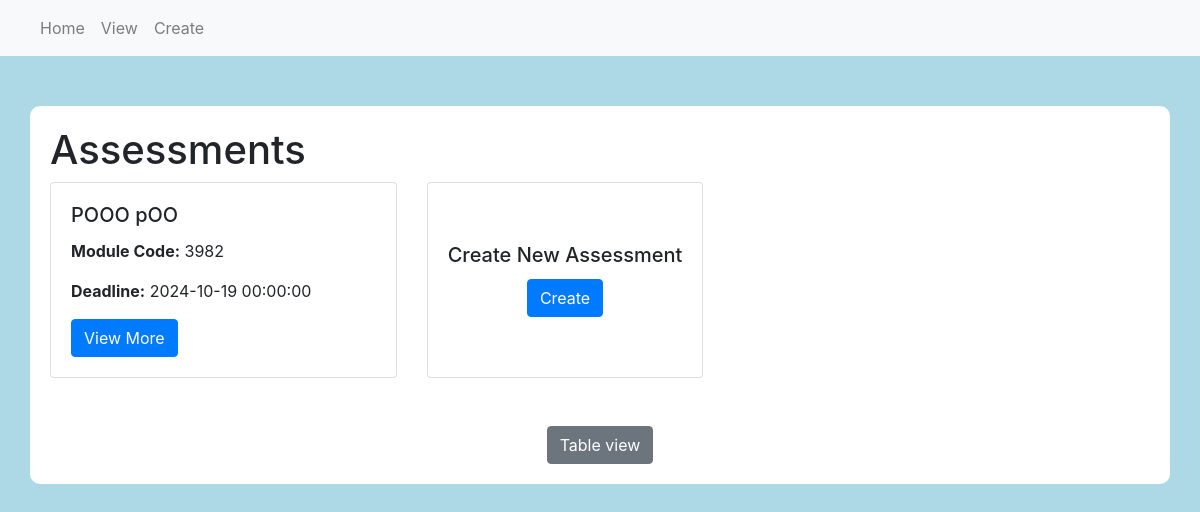
Before: / with the older database file.
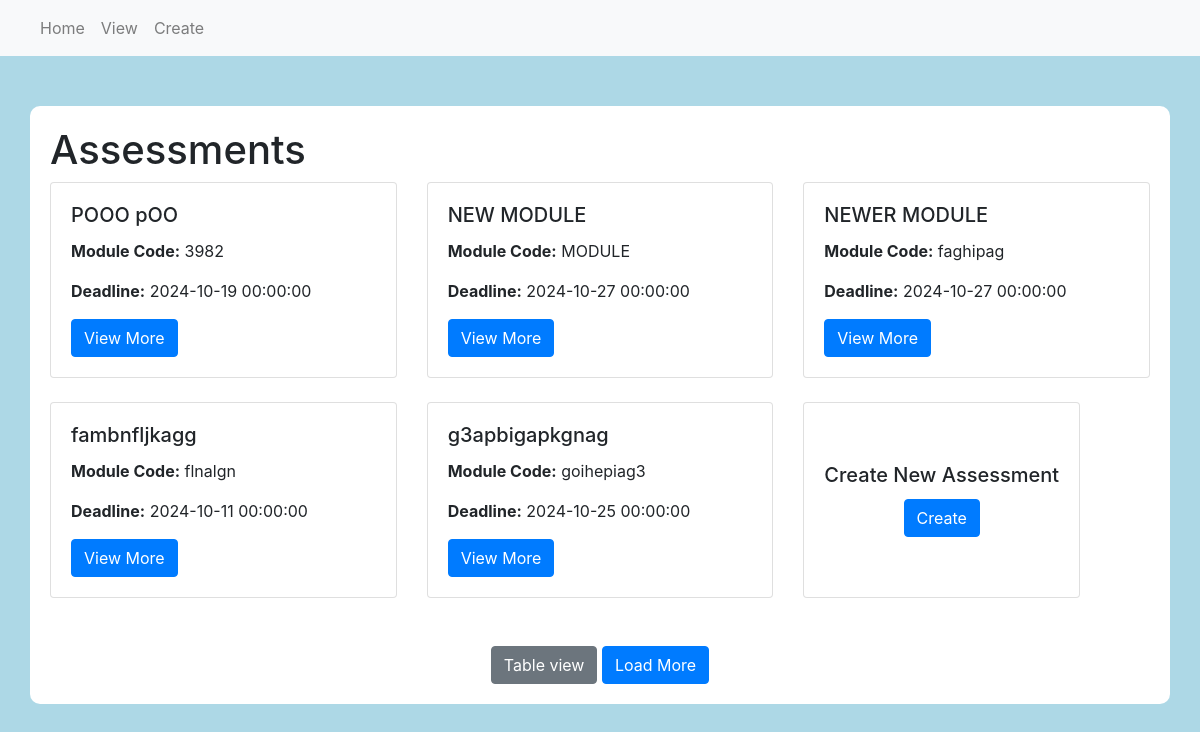
After: the same page with the newer database file.
### app/models.py (models this page shows)
class Assessments(db.Model):
    id = db.Column(db.Integer, primary_key=True)
    title = db.Column(db.String(500), index=True, unique=True)
    moduleCode = db.Column(db.Integer)
    deadline = db.Column(db.DateTime)
    description = db.Column(db.String(500))
    status = db.Column(db.Boolean)

### app/views.py (the view)
@app.route('/')
def home():
    limit = request.args.get('limit',5,type = int)
    assessments = Assessments.query.limit(limit).all()
    total_assessments = Assessments.query.count() #total rows
    return render_template('home.html', assessments=assessments, total_assessments= total_assessments, limit = limit)

### app/templates/home.html
{% extends "base.html" %} {% block content %}
<div class="container">
  <h1>Assessments</h1>
  <div class="row">
    {% for assessment in assessments %}
    <div class="col-md-4">
      <div class="card mb-4">
        <div class="card-body">
          <h5 class="card-title">{{ assessment.title }}</h5>
          <p class="card-text">
            <strong>Module Code:</strong> {{ assessment.moduleCode }}
          </p>
          <p class="card-text">
            <strong>Deadline:</strong> {{ assessment.deadline }}
          </p>
          <a
            href="{{ url_for('view_assessment', assessment_id=assessment.id) }}"
            class="btn btn-primary"
            >View More</a
          >
        </div>
      </div>
    </div>
    {% endfor %}
    <div class="col-md-4 d-flex align-items-stretch">
      <div class="card mb-4">
        <div
          class="card-body d-flex flex-column justify-content-center align-items-center"
        >
          <h5 class="card-title">Create New Assessment</h5>
          <a href="{{ url_for('create_assessment') }}" class="btn btn-primary"
            >Create</a
          >
        </div>
      </div>
    </div>
  </div>
  <div class="row mt-4">
    <div class="col text-center">
      <a href="{{ url_for('view') }}" class="btn btn-secondary">Table view</a>
      {% if limit < total_assessments %}
      <a
        href="{{ url_for('home', limit=total_assessments) }}"
        class="btn btn-primary"
        >Load More</a
      >
      {% endif %}
    </div>
  </div>
</div>
{% endblock %}

### app/templates/base.html (shortened to what this page needs)
<!DOCTYPE html>
<html>
  <head>
    <link
      rel="stylesheet"
      href="https://stackpath.bootstrapcdn.com/bootstrap/4.2.1/css/bootstrap.min.css"
    />
    <link
      rel="stylesheet"
      href="{{ url_for('static', filename='style.css') }}"
    />
  </head>
  <body>
    <nav class="navbar navbar-expand-sm navbar-light bg-light">
      <div class="collapse navbar-collapse" id="navbarSupportedContent">
        <ul class="navbar-nav mr-auto">
          <li class="nav-item">
            <a class="nav-link" href="/"
              >Home <span class="sr-only">(current)</span></a
            >
          </li>
          <li class="nav-item">
            <a class="nav-link" href="/view">View</a>
          </li>
          <li class="nav-item">
            <a class="nav-link" href="/create_assessment">Create</a>
          </li>
        </ul>
      </div>
    </nav>
    <div class="content">{% block content %} {% endblock %}</div>
  </body>
</html>

### app/static/style.css (style rules this page uses)
body { background-color: lightblue; }
.container { background-color: white; padding: 20px; border-radius: 10px; margin-top: 50px; }

Changed rows visible on the page:
added Assessments: title "NEW MODULE", moduleCode "MODULE", deadline "2024-10-27 00:00:00"
added Assessments: title "NEWER MODULE", moduleCode "faghipag", deadline "2024-10-27 00:00:00"
added Assessments: title "fambnfljkagg", moduleCode "flnalgn", deadline "2024-10-11 00:00:00"
added Assessments: title "g3apbigapkgnag", moduleCode "goihepiag3", deadline "2024-10-25 00:00:00"
Other visible differences:
text now shown: "Load More"
